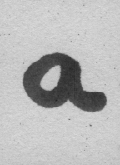
#> input picture data/out/00000_a.png, 120 x 165 px; its folder holds only this picture in this run
$ jupyter execute --allow-errors project.ipynb   (shell and % lines are left out)
#> lines starting #> are read from the running program, lines starting #| are printed output that depends on the picture; after the words box and inside, x2 and y2 are one past the last pixel; in counts of white or black regions, pixels touching at a corner belong together
[cell 1]
import os
import itertools
from PIL import Image,ImageEnhance,ImageFilter
import pandas as pd
import numpy as np
import multiprocessing
from sklearn.neighbors import KNeighborsClassifier
from sklearn.metrics import accuracy_score
from sklearn.model_selection import cross_val_score,KFold,cross_val_predict,train_test_split,GridSearchCV
from matplotlib import pyplot as plt
from sklearn.linear_model import LogisticRegression,SGDClassifier
from sklearn.ensemble import RandomForestClassifier
from sklearn.neural_network import MLPClassifier
from sklearn import svm
from sklearn.preprocessing import normalize
from itertools import groupby
from random import randint
from collections import Counter

[cell 2]
#Variables
dataDir = "./data/out/"

## Construcción de DataFrame y Tratamiento de Imagenes

Nos aprovechamos de que las imágenes tienen la letra en el nombre del archivo, para cada imagen realzamos el contraste y la ponemos en blanco y negro (en la memoria estaría guay poner algo tipo, antes del tratamiento y después). Las imágenes originalmente tienen unas dimensiones de 165x120, nosotros para el DataFrame las expandimos, y tenemos un DataFrame final de 19801 columnas (19800 de cada pixel y 1 del etiquetado de la letra a la que corresponde esa imagen)

[cell 3]
files = os.listdir(dataDir)
l1 = []
cols = []
height = None
width = None
for file in files:
    with open(dataDir+file,"rb") as f:
        im = Image.open(dataDir+file)
#> im is the input picture: PIL image 120x165 L; min 34, max 221, mean 184.3
        enhancer = ImageEnhance.Contrast(im)
        im = enhancer.enhance(4.)
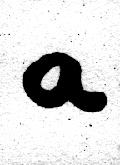
#> im: PIL image 120x165 L; min 0, max 255, mean 212.7
        label = file.split("_")[1].split(".")[0]
        imArray = np.array(im)
        imArray[imArray >= 128] = 255
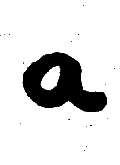
#> imArray: shape (165, 120); min 0, max 255, mean 218.3
        imArray[imArray < 128] = 0
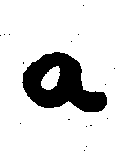
#> imArray: shape (165, 120); 85.4% white; 17 black regions (16 under 20 px), largest, box (x1, y1, x2, y2) and area: (22, 52, 107, 112) 2867
        height,width = imArray.shape
#> height = 165; width = 120
        l1.append([bit for bit in imArray.reshape(imArray.shape[0]*imArray.shape[1])]+[label]) #Todos los bits de la imagen

df = pd.DataFrame(l1)
#> df = table of 1 rows and 19801 columns
for i in range(height):
    for j in range(width):
        cols.append("%dx%d"%(i,j))
cols.append("Label")
df.columns = cols

Esta función permite ver las imagenes del DataFrame con el que trabajamos, solo hay que pasarle el DataFrame, la fila y la forma de la imagen original

[cell 4]
def showImage(df,row,shape):
    data = np.asarray(df.iloc[row,:-1],dtype=np.uint8).reshape(shape)
    img = Image.fromarray(data)
    img.show()
#> (the rest of this cell did not finish here and is left out)

Como nos piden probar con distintos clasificadores y distintas configuraciones,  la función `fitHyperparameter` encuentra los parámetros óptimos en un rango mediante GridSearch y validación cruzada para unos datos dado un clasificador y unos datos.
La función `testClassifiers` prueba distintos clasificadores que vienen dados por un diccionario

`clfs = {
        "NombreClasificador":{"clf": ClaseClasificador(),"confs":{"parametro":posibles valores,"parametro":.....}
        ...
       }  `

[cell 5]
# [5 lines left out: function fitHyperparameter, not called in this run]


def testClassifiers(clfs,data,testSize,splits):
    results = {}
    X,y = data.iloc[:,:-1],data.iloc[:,-1]
    xTrain, xTest, yTrain, yTest = train_test_split(X, y, test_size=testSize)
    for c in clfs:
        clf,conf = clfs[c]["clf"],clfs[c]["confs"]
        clf = fitHyperparameter(clf,conf,xTrain,yTrain,splits)
        clf.fit(xTrain,yTrain)
        results[c] = {"conf":clf.get_params(),"acc":accuracy_score(yTest, clf.predict(xTest), normalize=True, sample_weight=None)}
    return results


clfs = {
        "MLP":{"clf": MLPClassifier(max_iter=200,hidden_layer_sizes=(20,20), random_state=1),"confs":{"solver":("lbfgs","adam","sgd")}},
        "RandomForest":{"clf":RandomForestClassifier(n_jobs=8,),"confs":{"n_estimators":range(10,200,10)}},
        "KNN":{"clf":KNeighborsClassifier(n_jobs=8),"confs":{"n_neighbors":range(1,10),"weights":("uniform","distance")}},
        "SVM":{"clf":svm.SVC(C=0.25),"confs":{"kernel":("rbf","linear","sigmoid")}},
        "Logistic Regression":{"clf": LogisticRegression(tol=np.inf,multi_class="multinomial"),"confs":{"penalty":("none","l2"),"solver":("lbfgs","sag","saga"),"max_iter":range(10,100,15)}},
        "SGD":{"clf":SGDClassifier(eta0=0.5,learning_rate='constant',tol=np.inf),"confs":{"eta0":np.linspace(0.1,2,10),"max_iter":range(10,50,10)}}
       }
#> (the rest of this cell did not finish here and is left out)

## Nuevo Clasificador

Esto en la memoria lo explico yo, no worries, basicamente detecta patrones y hace similitudes con ellos, tiene un 0.98 de acierto por validación cruzada

[cell 6]
# [106 lines left out: functions getImagePatterns, getSimilarityScore, getPattern, flatList, cont, not called in this run]

[cell 7]
class block():
    Hpatterns = []
    Vpatterns = []
    width = None
    blackOverWhite = 0.

    # [35 lines left out: functions __init__, match, generatePatterns, __eq__, not called in this run]


class PatternClassifier():
    patterns = {}
    classes = None

    def __init__(self,classes,height,width):
        self.classes = classes
        self.patterns = {cl:{"ink":.0,"blocks":[]} for cl in classes}

    # [37 lines left out: functions fit, predict, not called in this run]

[cell 8]
acc = []
X = df.iloc[:,:-1]
#> X = table of 1 rows and 19800 columns
y = df.iloc[:,-1]
kf = KFold(n_splits=10, shuffle=True)
pc = PatternClassifier(np.unique(y),height,width)
#> in __init__, `self.patterns = {cl:{"ink":.0,"blocks":[]} for cl in classes}`: self.patterns = 1 item
#> (the rest of this cell did not finish here and is left out)

$ run again, on data/out/00036_E.png
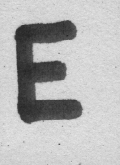
#> input picture data/out/00036_E.png, 120 x 165 px
#> im is the input picture: PIL image 120x165 L; min 35, max 230, mean 181.8
#> `im = enhancer.enhance(4.)`:
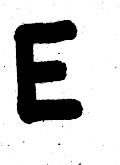
#> im: PIL image 120x165 L; min 0, max 255, mean 200.7
#> `imArray[imArray < 128] = 0`:
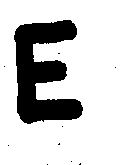
#> imArray: shape (165, 120); 78.9% white; 10 black regions (9 under 20 px), largest, box (x1, y1, x2, y2) and area: (14, 20, 83, 124) 4167
#> df = table of 1 rows and 19801 columns
#> X = table of 1 rows and 19800 columns
#> self.patterns = 1 item

$ run again, on data/out/00043_o.png
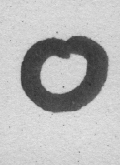
#> input picture data/out/00043_o.png, 120 x 165 px
#> im is the input picture: PIL image 120x165 L; min 45, max 230, mean 182.8
#> `im = enhancer.enhance(4.)`:
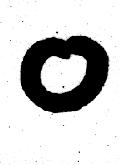
#> im: PIL image 120x165 L; min 0, max 255, mean 201.7
#> `imArray[imArray < 128] = 0`:
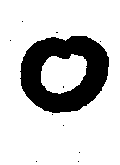
#> imArray: shape (165, 120); 79.4% white; 11 black regions (10 under 20 px), largest, box (x1, y1, x2, y2) and area: (20, 36, 109, 113) 4063
#> df = table of 1 rows and 19801 columns
#> X = table of 1 rows and 19800 columns
#> self.patterns = 1 item

$ run again, on data/out/00062_i.png
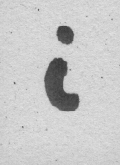
#> input picture data/out/00062_i.png, 120 x 165 px
#> im is the input picture: PIL image 120x165 L; min 56, max 229, mean 200.9
#> `im = enhancer.enhance(4.)`:
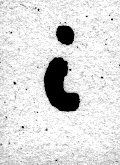
#> im: PIL image 120x165 L; min 0, max 255, mean 218
#> `imArray[imArray < 128] = 0`:
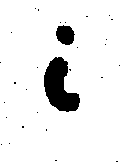
#> imArray: shape (165, 120); 92.3% white; 29 black regions (27 under 20 px), largest, box (x1, y1, x2, y2) and area: (44, 57, 80, 112) 1193, (56, 25, 75, 45) 286
#> df = table of 1 rows and 19801 columns
#> X = table of 1 rows and 19800 columns
#> self.patterns = 1 item

$ run again, on data/out/00006_E.png
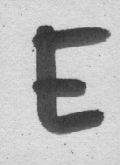
#> input picture data/out/00006_E.png, 120 x 165 px
#> im is the input picture: PIL image 120x165 L; min 45, max 231, mean 181.4
#> `imArray[imArray >= 128] = 255`:
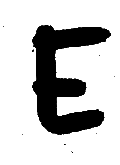
#> imArray: shape (165, 120); min 0, max 255, mean 198.1
#> `imArray[imArray < 128] = 0`:
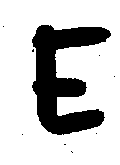
#> imArray: shape (165, 120); 77.5% white; 9 black regions (8 under 20 px), largest, box (x1, y1, x2, y2) and area: (32, 25, 111, 135) 4448
#> df = table of 1 rows and 19801 columns
#> X = table of 1 rows and 19800 columns
#> self.patterns = 1 item
